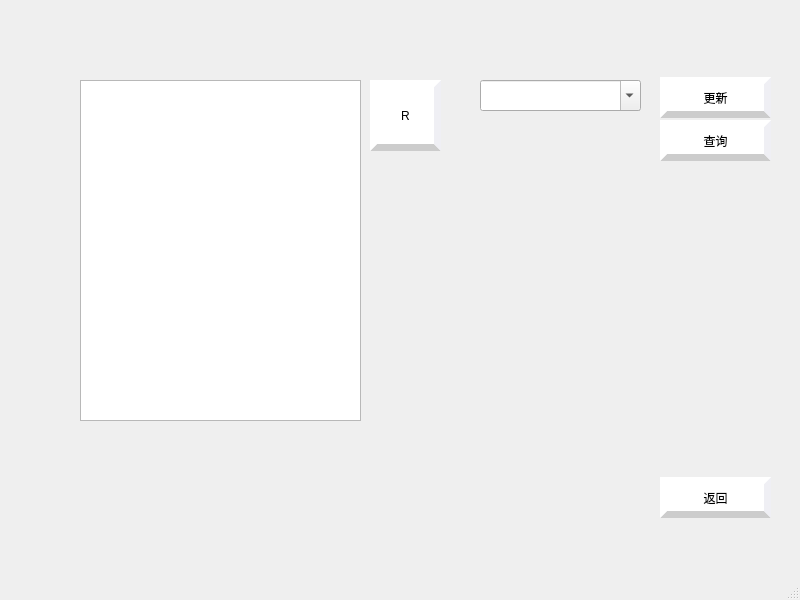
<?xml version="1.0" encoding="UTF-8"?>
<ui version="4.0">
 <class>MainWindow</class>
 <widget class="QMainWindow" name="MainWindow">
  <property name="geometry">
   <rect>
    <x>0</x>
    <y>0</y>
    <width>800</width>
    <height>600</height>
   </rect>
  </property>
  <property name="windowTitle">
   <string>MainWindow</string>
  </property>
  <property name="styleSheet">
   <string notr="true">
QPushButton{
	background-color: rgb(255, 255, 255);
	border: 7px outset ;
	border-color:#CCCCCC #EFEFF4;
	font: 12pt &quot;Microsoft JhengHei&quot;;
}

</string>
  </property>
  <widget class="QWidget" name="centralwidget">
   <widget class="QListView" name="hotview">
    <property name="geometry">
     <rect>
      <x>80</x>
      <y>80</y>
      <width>281</width>
      <height>341</height>
     </rect>
    </property>
   </widget>
   <widget class="QPushButton" name="renew">
    <property name="geometry">
     <rect>
      <x>660</x>
      <y>77</y>
      <width>111</width>
      <height>41</height>
     </rect>
    </property>
    <property name="text">
     <string>更新</string>
    </property>
   </widget>
   <widget class="QComboBox" name="SearchBox">
    <property name="geometry">
     <rect>
      <x>480</x>
      <y>80</y>
      <width>161</width>
      <height>31</height>
     </rect>
    </property>
    <property name="editable">
     <bool>true</bool>
    </property>
   </widget>
   <widget class="QPushButton" name="ButtonReturn">
    <property name="geometry">
     <rect>
      <x>660</x>
      <y>477</y>
      <width>111</width>
      <height>41</height>
     </rect>
    </property>
    <property name="text">
     <string>返回</string>
    </property>
   </widget>
   <widget class="QPushButton" name="rescan">
    <property name="geometry">
     <rect>
      <x>370</x>
      <y>80</y>
      <width>71</width>
      <height>71</height>
     </rect>
    </property>
    <property name="sizePolicy">
     <sizepolicy hsizetype="Preferred" vsizetype="Preferred">
      <horstretch>0</horstretch>
      <verstretch>0</verstretch>
     </sizepolicy>
    </property>
    <property name="styleSheet">
     <string notr="true"/>
    </property>
    <property name="text">
     <string>R</string>
    </property>
   </widget>
   <widget class="QPushButton" name="search">
    <property name="geometry">
     <rect>
      <x>660</x>
      <y>120</y>
      <width>111</width>
      <height>41</height>
     </rect>
    </property>
    <property name="text">
     <string>查询</string>
    </property>
   </widget>
  </widget>
  <widget class="QMenuBar" name="menubar">
   <property name="geometry">
    <rect>
     <x>0</x>
     <y>0</y>
     <width>800</width>
     <height>26</height>
    </rect>
   </property>
  </widget>
  <widget class="QStatusBar" name="statusbar"/>
 </widget>
 <resources>
  <include location="resource.qrc"/>
 </resources>
 <connections/>
</ui>
